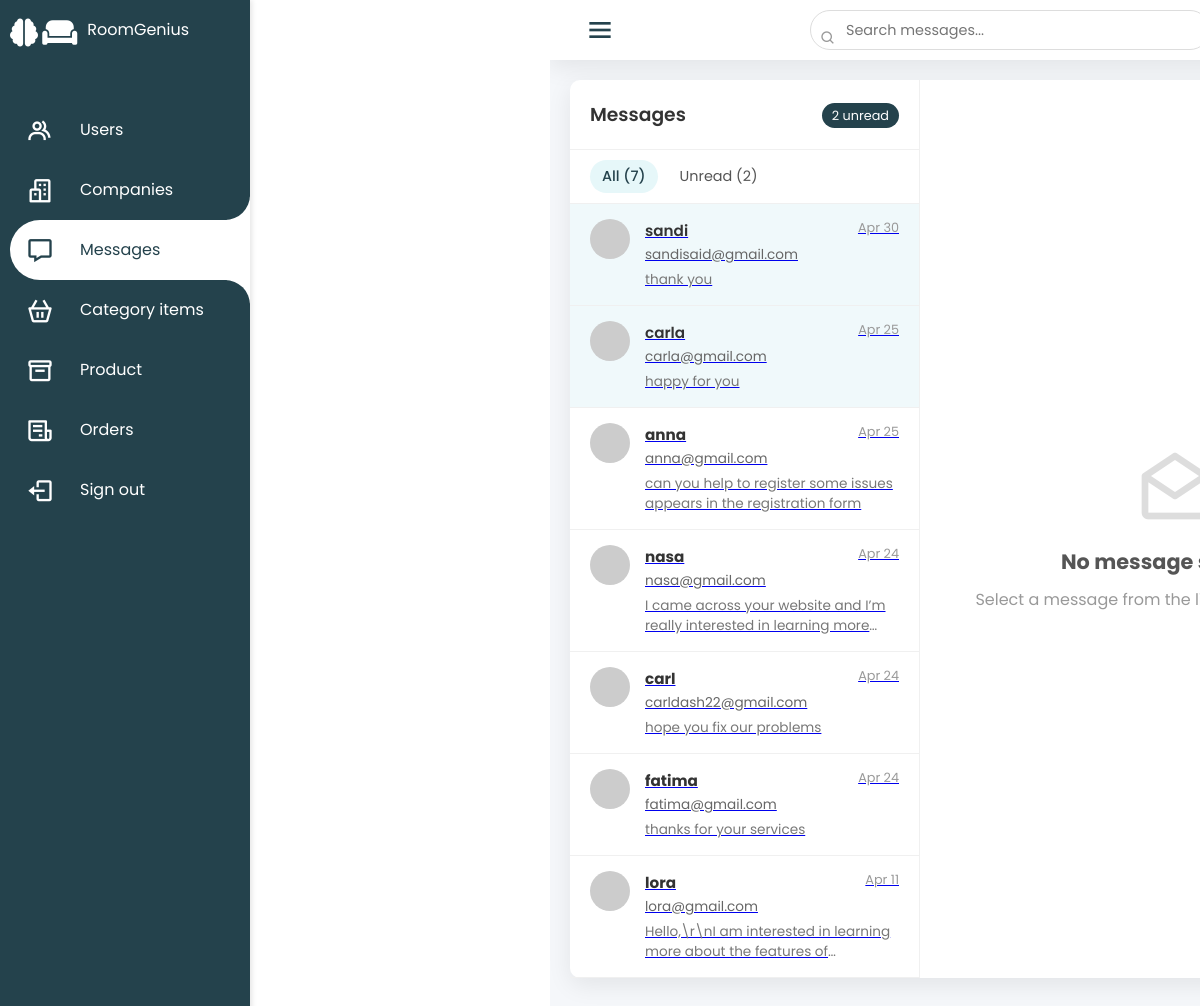
/message.php, run on the app's committed database.
### tables this page shows
CREATE TABLE `messages` (
  `id` int(11) NOT NULL,
  `name` varchar(255) NOT NULL,
  `email` varchar(255) NOT NULL,
  `message` text NOT NULL,
  `created_at` timestamp NOT NULL DEFAULT current_timestamp(),
  `is_read` tinyint(1) DEFAULT NULL
);

### message.php (the view, shortened to what this page needs)
<?php
$conn = new mysqli("localhost", "root", "", "roomgenius_db");
$filter = isset($_GET['filter']) ? $_GET['filter'] : '';
if ($filter === 'unread') {
    $sql = "SELECT * FROM messages WHERE is_read = 0 ORDER BY created_at DESC";
} else {
    $sql = "SELECT * FROM messages ORDER BY created_at DESC";
}
$result = $conn->query($sql);
$selectedMessage = null;
$unreadSql = "SELECT COUNT(*) as unread_count FROM messages WHERE is_read = 0";
$unreadResult = $conn->query($unreadSql);
$unreadCount = $unreadResult->fetch_assoc()['unread_count'];
$totalSql = "SELECT COUNT(*) as total_count FROM messages";
$totalResult = $conn->query($totalSql);
$totalCount = $totalResult->fetch_assoc()['total_count'];
?>
<!DOCTYPE html>
<html lang="en">
<head>
    <link href='https://unpkg.com/boxicons@2.1.4/css/boxicons.min.css' rel='stylesheet'>
    <link rel="stylesheet" href="https://cdnjs.cloudflare.com/ajax/libs/font-awesome/6.5.1/css/all.min.css">
    <link rel="stylesheet" href="https://cdn.jsdelivr.net/npm/remixicon/fonts/remixicon.css">
    <link rel="stylesheet" href="admin.css">
    <link rel="stylesheet" href="message.css">
</head>
<body>
    <div class="container">
        <div class="navigation">
            <ul>
                <li><a href="admin.php"><span class="icon"><i class="fas fa-brain"></i> <i class="fas fa-couch"></i></span><span class="title">RoomGenius</span></a></li>
                <li><a href="users.php"><span class="icon"><i class='bx bx-group'></i></span><span class="title">Users</span></a></li>
                <li><a href="companies.php"><span class="icon"><i class='bx bx-buildings'></i></span><span class="title">Companies</span></a></li>
                <li class="active"><a href="message.php"><span class="icon"><i class='bx bx-message'></i></span><span class="title">Messages</span></a></li>
                <li><a href="category_item.php"><span class="icon"><i class='bx bx-basket'></i></span><span class="title">Category items</span></a></li>
                <li><a href="product.php"><span class="icon"><i class='bx bx-box'></i></span><span class="title">Product</span></a></li>
                <li><a href="orders.php"><span class="icon"><i class='bx bx-receipt'></i></span><span class="title">Orders</span></a></li>
                <li><a href=""><span class="icon"><i class='bx bx-log-out'></i></span><span class="title">Sign out</span></a></li>
            </ul>
        </div>
        <div class="main">
            <div class="topbar">
                <div class="toggle"><i class='bx bx-menu'></i></div>
                <div class="search">
                    <label>
                        <input type="text" placeholder="Search messages..." id="search-input">
                        <i class='bx bx-search'></i>
                    </label>
                </div>
            </div>
            <div class="message-container">
                <div class="message-sidebar">
                    <div class="message-header">
                        <h3>Messages</h3>
                        <div class="message-stats">
                            <span class="unread-badge"><?php echo $unreadCount; ?> unread</span>
                        </div>
                    </div>
                    <div class="message-filters">
                        <a href="message.php" class="filter-btn <?php echo !isset($_GET['filter']) ? 'active' : ''; ?>">All (<?php echo $totalCount; ?>)</a>
                        <a href="message.php?filter=unread" class="filter-btn <?php echo isset($_GET['filter']) && $_GET['filter'] == 'unread' ? 'active' : ''; ?>">Unread (<?php echo $unreadCount; ?>)</a>
                    </div>
                    <div class="message-list">
                        <?php
                        if ($result->num_rows > 0) {
                            while($row = $result->fetch_assoc()) {
                                $activeClass = isset($_GET['view']) && $_GET['view'] == $row['id'] ? 'active' : '';
                                $unreadClass = $row['is_read'] == 0 ? 'unread' : '';
                                $messageDate = date('M d', strtotime($row['created_at']));
                                $messagePreview = substr($row['message'], 0, 100) . (strlen($row['message']) > 100 ? '...' : '');
                        ?>
                        <a href="message.php?view=<?php echo $row['id']; ?><?php echo $filter ? '&filter='.$filter : ''; ?>" class="message-item <?php echo $activeClass; ?> <?php echo $unreadClass; ?>" data-id="<?php echo $row['id']; ?>">
                            <div class="message-avatar">
                                <img src="https://via.placeholder.com/40" alt="User">
                            </div>
                            <div class="message-preview">
                                <div class="message-info">
                                    <h4><?php echo htmlspecialchars($row['name']); ?></h4>
                                    <span class="message-time"><?php echo $messageDate; ?></span>
                                </div>
                                <p class="message-subject"><?php echo htmlspecialchars($row['email']); ?></p>
                                <p class="message-excerpt"><?php echo htmlspecialchars($messagePreview); ?></p>
                            </div>
                        </a>
                        <?php
                            }
                        } else {
                            echo '<div class="no-messages">No messages found</div>';
                        }
                        ?>
                    </div>
                </div>
                <div class="message-content">
                    <?php if ($selectedMessage): ?>
                    <div class="message-view">
                        <div class="message-header-detail">
                            <div class="message-title">
                                <h2>Message from <?php echo htmlspecialchars($selectedMessage['name']); ?></h2>
                                <div class="message-meta">
                                    <span class="from">From: <?php echo htmlspecialchars($selectedMessage['name']); ?> (<?php echo htmlspecialchars($selectedMessage['email']); ?>)</span>
                                    <span class="date"><?php echo date('F j, Y g:i A', strtotime($selectedMessage['created_at'])); ?></span>
                                </div>
                            </div>
                            <div class="message-actions">
                                <a href="mailto:<?php echo htmlspecialchars($selectedMessage['email']); ?>" class="action-btn"><i class='bx bx-reply'></i> Reply by Email</a>
                                <a href="message.php?action=delete&id=<?php echo $selectedMessage['id']; ?><?php echo $filter ? '&filter='.$filter : ''; ?>" class="action-btn delete-btn" onclick="return confirm('Are you sure you want to delete this message?');"><i class='bx bx-trash'></i> Delete</a>
                            </div>
                        </div>
                        <div class="message-body">
                            <?php echo nl2br(htmlspecialchars($selectedMessage['message'])); ?>
                        </div>
                    </div>
                    <?php else: ?>
                    <div class="no-message-selected">
                        <div class="empty-state">
                            <i class='bx bx-envelope-open'></i>
                            <h3>No message selected</h3>
                            <p>Select a message from the list to view its contents</p>
                        </div>
                    </div>
                    <?php endif; ?>
                </div>
            </div>
        </div>
    </div>
</body>
</html>

### admin.css (style rules this page uses)
* { margin: 0; padding: 0; box-sizing: border-box; font-family: 'Poppins', sans-serif; }
body { min-height: 100vh; overflow-x: hidden; }
.container { position: relative; width: 100%; display: flex; min-height: 100vh; padding: 0; margin: 0; overflow-x: hidden; }
.navigation { position:fixed; width: 300px; height: 100%; background:#24424c; border-left: 10px solid #24424c; transition: 0.5s; overflow-y: auto; z-index: 1000; flex-shrink: 0; }
.navigation { position: fixed; width: 250px; height: 100vh; background: #24424c; transition: all 0.3s ease; overflow-x: hidden; z-index: 1000; box-shadow: 2px 0 5px rgba(0,0,0,0.1); left: 0; }
.navigation ul li a .title { opacity: 1; transition: opacity 0.3s ease; white-space: nowrap; }
.main { position: relative; width: 100%; min-height: 100vh; background: #f5f5f5; transition: all 0.3s ease; padding: 0 !important; margin-left: 250px; overflow-x: hidden; flex-grow: 1; }
.topbar { display: flex; justify-content: space-between; align-items: center; margin-bottom: 20px; padding: 0 20px; width: 100%; box-sizing: border-box; }
.toggle { position: relative; width: 60px; height: 60px; display: flex; justify-content: center; align-items: center; font-size: 2.5em; cursor: pointer; color: #24424c; }
.navigation ul { position:absolute; top: 0; left: 0; width: 100%; }
.navigation ul li { position: relative; width: 100%; list-style: none; border-top-left-radius: 30px; border-bottom-left-radius: 30px; }
.navigation ul li:hover, .navigation ul li.active { background-color: #fff; }
.navigation ul li.active a .title, .navigation ul li.active a .icon { color: #24424c; }
.navigation ul li.active a::before { content: ''; position: absolute; right: 0; top: -50px; width: 50px; height: 50px; background: transparent; border-radius: 50%; box-shadow: 35px 35px 0 10px #fff; pointer-events: none; }
.navigation ul li.active a::after { content: ''; position: absolute; right: 0; bottom: -50px; width: 50px; height: 50px; background: transparent; border-radius: 50%; box-shadow: 35px -35px 0 10px #fff; pointer-events: none; }
.navigation ul li:nth-child(1) { margin-bottom: 40px; pointer-events: none; }
.navigation ul li a { position: relative; display: block; width: 100%; display: flex; text-decoration: none; color: #fff; }
.navigation ul li a .icon { position: relative; display: block; min-width: 60px; height: 60px; line-height: 75px; text-align: center; }
.navigation ul li a .icon i { font-size: 1.75rem; }
.navigation ul li a .title { position: relative; display: block; padding: 0 10px ; height: 60px; line-height: 60px; text-align: start; white-space: nowrap; }

### data on the page
messages: name "sandi", created_at "Apr 30", email "sandisaid@gmail.com", message "thank you"
messages: name "carla", created_at "Apr 25", email "carla@gmail.com", message "happy for you"
messages: name "anna", created_at "Apr 25", email "anna@gmail.com", message "can you help to register some issues appears in the registration form"
messages: name "nasa", created_at "Apr 24", email "nasa@gmail.com", message "I came across your website and I’m really interested in learning…"
messages: name "carl", created_at "Apr 24", email "carldash22@gmail.com", message "hope you fix our problems"
messages: name "fatima", created_at "Apr 24", email "fatima@gmail.com", message "thanks for your services"
messages: name "lora", created_at "Apr 11", email "lora@gmail.com", message "Hello,\\r\\nI am interested in learning more about the features…"

### other printed values
$unreadCount "2"
$totalCount "7"
